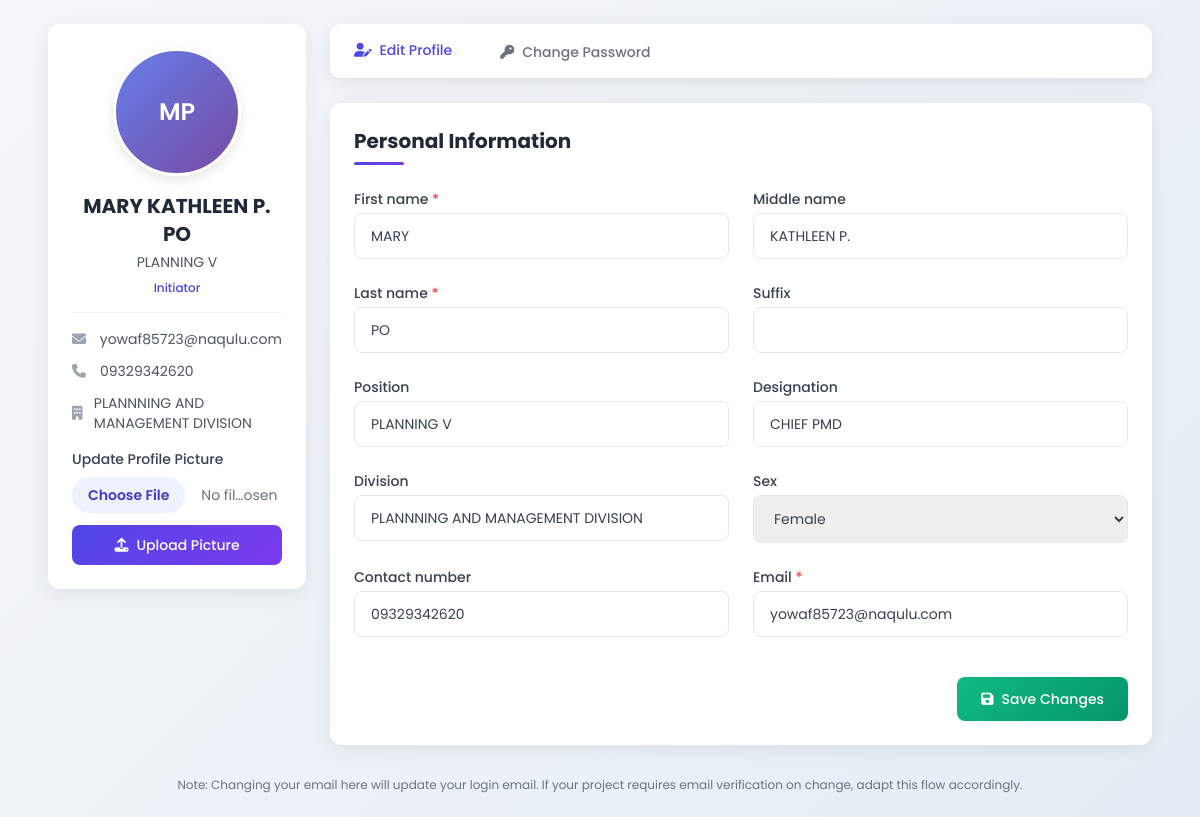
/profile.php (signed in), run on an earlier commit of the app's database.
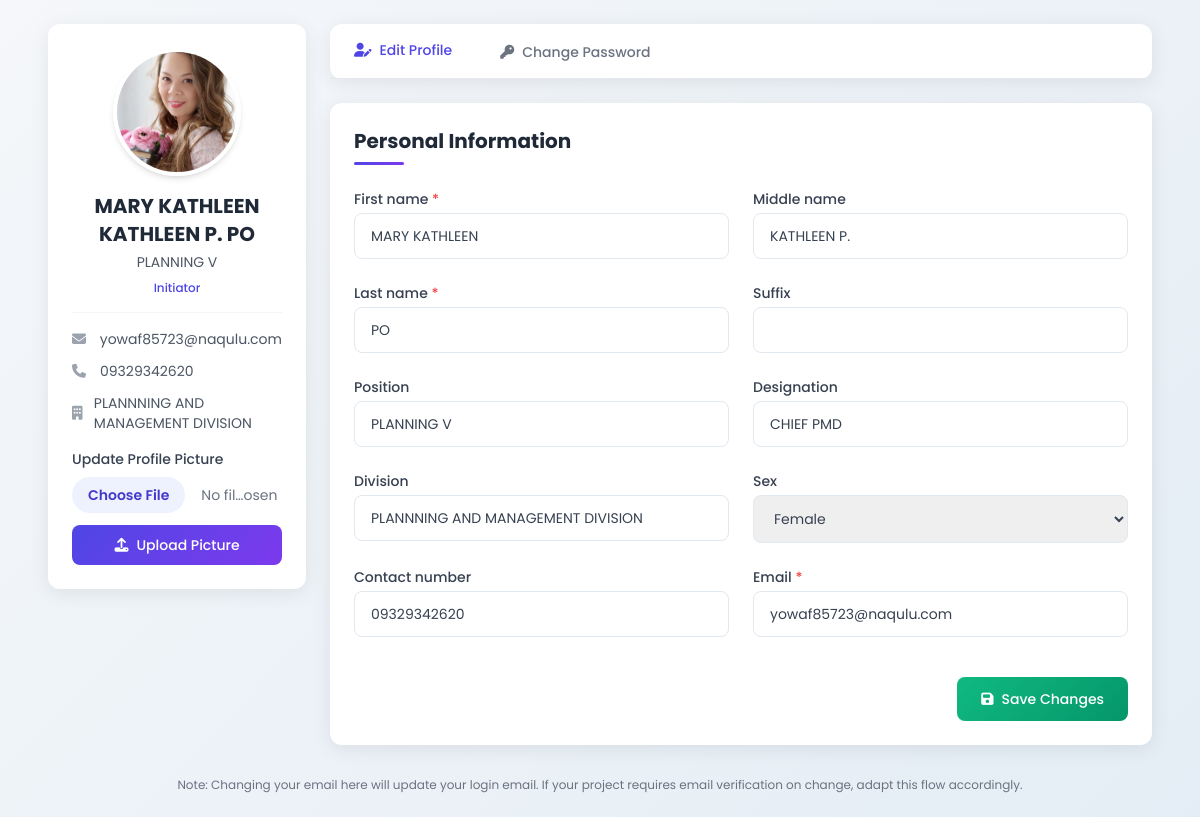
And on a later commit of the database.
### tables this page shows
CREATE TABLE `users` (
  `user_id` int(11) NOT NULL,
  `email` varchar(255) NOT NULL,
  `password_hash` varchar(255) NOT NULL,
  `first_name` varchar(100) NOT NULL,
  `middle_name` varchar(100) DEFAULT NULL,
  `last_name` varchar(100) NOT NULL,
  `suffix` varchar(20) DEFAULT NULL,
  `position` varchar(100) DEFAULT NULL,
  `designation` varchar(100) DEFAULT NULL,
  `division` varchar(100) DEFAULT NULL,
  `sex` enum('Male','Female','Other','Prefer not to say') DEFAULT NULL,
  `contact_number` varchar(50) DEFAULT NULL,
  `role` enum('Initiator','Section Chief','Division Chief','ARD','RED','Records Office','Admin') NOT NULL DEFAULT 'Initiator',
  `status` varchar(50) NOT NULL DEFAULT 'Pending',
  `verification_token` varchar(255) DEFAULT NULL,
  `token_expiry` datetime DEFAULT NULL,
  `reset_token` varchar(255) DEFAULT NULL,
  `reset_token_expiry` datetime DEFAULT NULL,
  `created_at` timestamp NOT NULL DEFAULT current_timestamp(),
  `otos_userlink` int(11) NOT NULL,
  `profile_picture_path` varchar(255) DEFAULT NULL
);

### profile.php (the view, shortened to what this page needs)
<?php
$user_id = (int)$_SESSION['user_id'];
$conn = null;
function e($v) { return htmlspecialchars((string)$v, ENT_QUOTES | ENT_SUBSTITUTE, 'UTF-8'); }
$stmt = $conn->prepare("SELECT user_id, email, first_name, middle_name, last_name, suffix, position, designation, division, sex, contact_number, role, status, profile_picture_path FROM users WHERE user_id = ?");
$stmt->bind_param("i", $user_id);
$stmt->execute();
$result = $stmt->get_result();
$user = $result->fetch_assoc();
$full_name = trim($user['first_name'] . ' ' . ($user['middle_name'] ?: '') . ' ' . $user['last_name']);
?>
<!doctype html>
<html lang="en">
<head>
    <script src="https://cdn.tailwindcss.com"></script>
    <link rel="stylesheet" href="https://cdnjs.cloudflare.com/ajax/libs/font-awesome/6.4.0/css/all.min.css">
</head>
<body class="min-h-screen text-gray-700">
    <div class="max-w-6xl mx-auto p-6">
        <div class="grid grid-cols-1 lg:grid-cols-4 gap-6">
            <div class="lg:col-span-1">
                <div class="bg-white rounded-xl card-shadow p-6 sticky top-6">
                    <div class="flex flex-col items-center space-y-4">
                        <div class="profile-pic-container">
                            <?php if (!empty($user['profile_picture_path']) && file_exists(__DIR__ . '/' . $user['profile_picture_path'])): ?>
                                <img src="<?= e($user['profile_picture_path']) ?>" alt="avatar" class="w-32 h-32 rounded-full object-cover border-4 border-white shadow-md">
                            <?php else:
                                $initials = strtoupper(substr($user['first_name'],0,1) . (isset($user['last_name'][0]) ? $user['last_name'][0] : ''));
                            ?>
                                <div class="w-32 h-32 rounded-full avatar-placeholder text-2xl"><?= e($initials) ?></div>
                            <?php endif; ?>
                        </div>
                        <div class="text-center">
                            <h2 class="text-xl font-bold text-gray-800"><?= e($full_name) ?></h2>
                            <p class="text-sm text-gray-600 mt-1"><?= e($user['position'] ?: 'No position specified') ?></p>
                            <p class="text-xs text-indigo-600 font-medium mt-2"><?= e($user['role']) ?></p>
                        </div>
                        <div class="w-full border-t border-gray-100 pt-4">
                            <div class="space-y-3">
                                <div class="flex items-center text-sm">
                                    <i class="fas fa-envelope text-gray-400 w-5 mr-2"></i>
                                    <span class="text-gray-600"><?= e($user['email']) ?></span>
                                </div>
                                <?php if ($user['contact_number']): ?>
                                <div class="flex items-center text-sm">
                                    <i class="fas fa-phone text-gray-400 w-5 mr-2"></i>
                                    <span class="text-gray-600"><?= e($user['contact_number']) ?></span>
                                </div>
                                <?php endif; ?>
                                <?php if ($user['division']): ?>
                                <div class="flex items-center text-sm">
                                    <i class="fas fa-building text-gray-400 w-5 mr-2"></i>
                                    <span class="text-gray-600"><?= e($user['division']) ?></span>
                                </div>
                                <?php endif; ?>
                            </div>
                        </div>
                        <form action="profile.php" method="post" enctype="multipart/form-data" class="w-full mt-4">
                            <label class="block text-sm font-medium text-gray-700 mb-2">Update Profile Picture</label>
                            <input type="file" name="profile_picture" accept="image/*" class="block w-full text-sm text-gray-500 file:mr-4 file:py-2 file:px-4 file:rounded-full file:border-0 file:text-sm file:font-semibold file:bg-indigo-50 file:text-indigo-700 hover:file:bg-indigo-100 mb-3" />
                            <button class="w-full btn-primary text-white py-2.5 rounded-lg text-sm font-medium flex items-center justify-center">
                                <i class="fas fa-upload mr-2"></i>
                                Upload Picture
                            </button>
                        </form>
                    </div>
                </div>
            </div>
            <div class="lg:col-span-3">
                <div class="bg-white rounded-xl card-shadow mb-6">
                    <div class="border-b border-gray-200">
                        <nav class="flex -mb-px">
                            <button id="profile-tab" class="tab-active py-4 px-6 text-center border-transparent font-medium text-sm">
                                <i class="fas fa-user-edit mr-2"></i>Edit Profile
                            </button>
                            <button id="password-tab" class="py-4 px-6 text-center border-transparent font-medium text-sm text-gray-500 hover:text-gray-700">
                                <i class="fas fa-key mr-2"></i>Change Password
                            </button>
                        </nav>
                    </div>
                </div>
                <div id="profile-content" class="bg-white rounded-xl card-shadow p-6">
                    <h3 class="section-title text-xl font-bold text-gray-800">Personal Information</h3>
                    <form action="profile.php" method="post" class="space-y-6">
                        <div class="grid grid-cols-1 md:grid-cols-2 gap-6">
                            <div>
                                <label class="block text-sm font-medium text-gray-700 mb-1">First name <span class="text-red-500">*</span></label>
                                <input name="first_name" value="<?= e($user['first_name']) ?>" class="w-full form-input rounded-lg px-4 py-3 text-sm" required>
                            </div>
                            <div>
                                <label class="block text-sm font-medium text-gray-700 mb-1">Middle name</label>
                                <input name="middle_name" value="<?= e($user['middle_name']) ?>" class="w-full form-input rounded-lg px-4 py-3 text-sm">
                            </div>
                        </div>
                        <div class="grid grid-cols-1 md:grid-cols-2 gap-6">
                            <div>
                                <label class="block text-sm font-medium text-gray-700 mb-1">Last name <span class="text-red-500">*</span></label>
                                <input name="last_name" value="<?= e($user['last_name']) ?>" class="w-full form-input rounded-lg px-4 py-3 text-sm" required>
                            </div>
                            <div>
                                <label class="block text-sm font-medium text-gray-700 mb-1">Suffix</label>
                                <input name="suffix" value="<?= e($user['suffix']) ?>" class="w-full form-input rounded-lg px-4 py-3 text-sm">
                            </div>
                        </div>
                        <div class="grid grid-cols-1 md:grid-cols-2 gap-6">
                            <div>
                                <label class="block text-sm font-medium text-gray-700 mb-1">Position</label>
                                <input name="position" value="<?= e($user['position']) ?>" class="w-full form-input rounded-lg px-4 py-3 text-sm">
                            </div>
                            <div>
                                <label class="block text-sm font-medium text-gray-700 mb-1">Designation</label>
                                <input name="designation" value="<?= e($user['designation']) ?>" class="w-full form-input rounded-lg px-4 py-3 text-sm">
                            </div>
                        </div>
                        <div class="grid grid-cols-1 md:grid-cols-2 gap-6">
                            <div>
                                <label class="block text-sm font-medium text-gray-700 mb-1">Division</label>
                                <input name="division" value="<?= e($user['division']) ?>" class="w-full form-input rounded-lg px-4 py-3 text-sm">
                            </div>
                            <div>
                                <label class="block text-sm font-medium text-gray-700 mb-1">Sex</label>
                                <select name="sex" class="w-full form-input rounded-lg px-4 py-3 text-sm">
                                    <option value="Female" <?= $user['sex'] === 'Female' ? 'selected' : '' ?>>Female</option>
                                </select>
                            </div>
                        </div>
                        <div class="grid grid-cols-1 md:grid-cols-2 gap-6">
                            <div>
                                <label class="block text-sm font-medium text-gray-700 mb-1">Contact number</label>
                                <input name="contact_number" value="<?= e($user['contact_number']) ?>" class="w-full form-input rounded-lg px-4 py-3 text-sm">
                            </div>
                            <div>
                                <label class="block text-sm font-medium text-gray-700 mb-1">Email <span class="text-red-500">*</span></label>
                                <input name="email" value="<?= e($user['email']) ?>" type="email" class="w-full form-input rounded-lg px-4 py-3 text-sm" required>
                            </div>
                        </div>
                        <div class="flex items-center justify-end pt-4">
                            <button type="submit" class="btn-success text-white px-6 py-3 rounded-lg text-sm font-medium flex items-center">
                                <i class="fas fa-save mr-2"></i>
                                Save Changes
                            </button>
                        </div>
                    </form>
                </div>
            </div>
        </div>
        <div class="mt-8 text-center text-xs text-gray-500">
            <p>Note: Changing your email here will update your login email. If your project requires email verification on change, adapt this flow accordingly.</p>
        </div>
    </div>
</body>
</html>

### profile.php (style rules this page uses)
body { font-family: 'Poppins', sans-serif; background: linear-gradient(135deg, #f5f7fa 0%, #e4edf5 100%); min-height: 100vh; }
.card-shadow { box-shadow: 0 4px 20px rgba(0, 0, 0, 0.08); transition: all 0.3s ease; }
.profile-pic-container { position: relative; display: inline-block; }
.form-input { transition: all 0.3s ease; border: 1px solid #e2e8f0; }
.btn-primary { background: linear-gradient(135deg, #4f46e5 0%, #7c3aed 100%); transition: all 0.3s ease; }
.btn-success { background: linear-gradient(135deg, #10b981 0%, #059669 100%); transition: all 0.3s ease; }
.tab-active { border-bottom: 3px solid #4f46e5; color: #4f46e5; font-weight: 600; }
.section-title { position: relative; padding-bottom: 10px; margin-bottom: 20px; }
.section-title:after { content: ''; position: absolute; bottom: 0; left: 0; width: 50px; height: 3px; background: linear-gradient(135deg, #4f46e5 0%, #7c3aed 100%); border-radius: 3px; }
.avatar-placeholder { background: linear-gradient(135deg, #667eea 0%, #764ba2 100%); color: white; font-weight: 600; display: inline-flex; align-items: center; justify-content: center; border: 3px solid white; box-shadow: 0 4px 12px rgba(0, 0, 0, 0.1); }

What changed in the data, as far as the page shows it:
changed users "PLANNING V": profile_picture_path: picture added; full_name "MARY KATHLEEN P. PO" → "MARY KATHLEEN KATHLEEN P. PO"; first_name "MARY" → "MARY KATHLEEN"; initials "MP" → (not shown)
